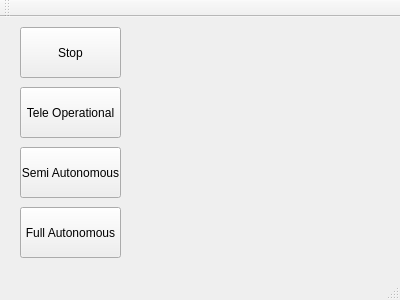
<?xml version="1.0" encoding="UTF-8"?>
<ui version="4.0">
 <class>MainWindow</class>
 <widget class="QMainWindow" name="MainWindow">
  <property name="geometry">
   <rect>
    <x>0</x>
    <y>0</y>
    <width>400</width>
    <height>300</height>
   </rect>
  </property>
  <property name="windowTitle">
   <string>MainWindow</string>
  </property>
  <widget class="QWidget" name="centralWidget">
   <widget class="QPushButton" name="full_auto">
    <property name="geometry">
     <rect>
      <x>20</x>
      <y>190</y>
      <width>101</width>
      <height>51</height>
     </rect>
    </property>
    <property name="text">
     <string>Full Autonomous</string>
    </property>
   </widget>
   <widget class="QPushButton" name="semi_auto">
    <property name="geometry">
     <rect>
      <x>20</x>
      <y>130</y>
      <width>101</width>
      <height>51</height>
     </rect>
    </property>
    <property name="text">
     <string>Semi Autonomous</string>
    </property>
   </widget>
   <widget class="QPushButton" name="tele_op">
    <property name="geometry">
     <rect>
      <x>20</x>
      <y>70</y>
      <width>101</width>
      <height>51</height>
     </rect>
    </property>
    <property name="text">
     <string>Tele Operational</string>
    </property>
   </widget>
   <widget class="QPushButton" name="stop">
    <property name="geometry">
     <rect>
      <x>20</x>
      <y>10</y>
      <width>101</width>
      <height>51</height>
     </rect>
    </property>
    <property name="text">
     <string>Stop</string>
    </property>
   </widget>
  </widget>
  <widget class="QMenuBar" name="menuBar">
   <property name="geometry">
    <rect>
     <x>0</x>
     <y>0</y>
     <width>400</width>
     <height>21</height>
    </rect>
   </property>
  </widget>
  <widget class="QToolBar" name="mainToolBar">
   <attribute name="toolBarArea">
    <enum>TopToolBarArea</enum>
   </attribute>
   <attribute name="toolBarBreak">
    <bool>false</bool>
   </attribute>
  </widget>
  <widget class="QStatusBar" name="statusBar"/>
 </widget>
 <layoutdefault spacing="6" margin="11"/>
 <resources/>
 <connections/>
</ui>
